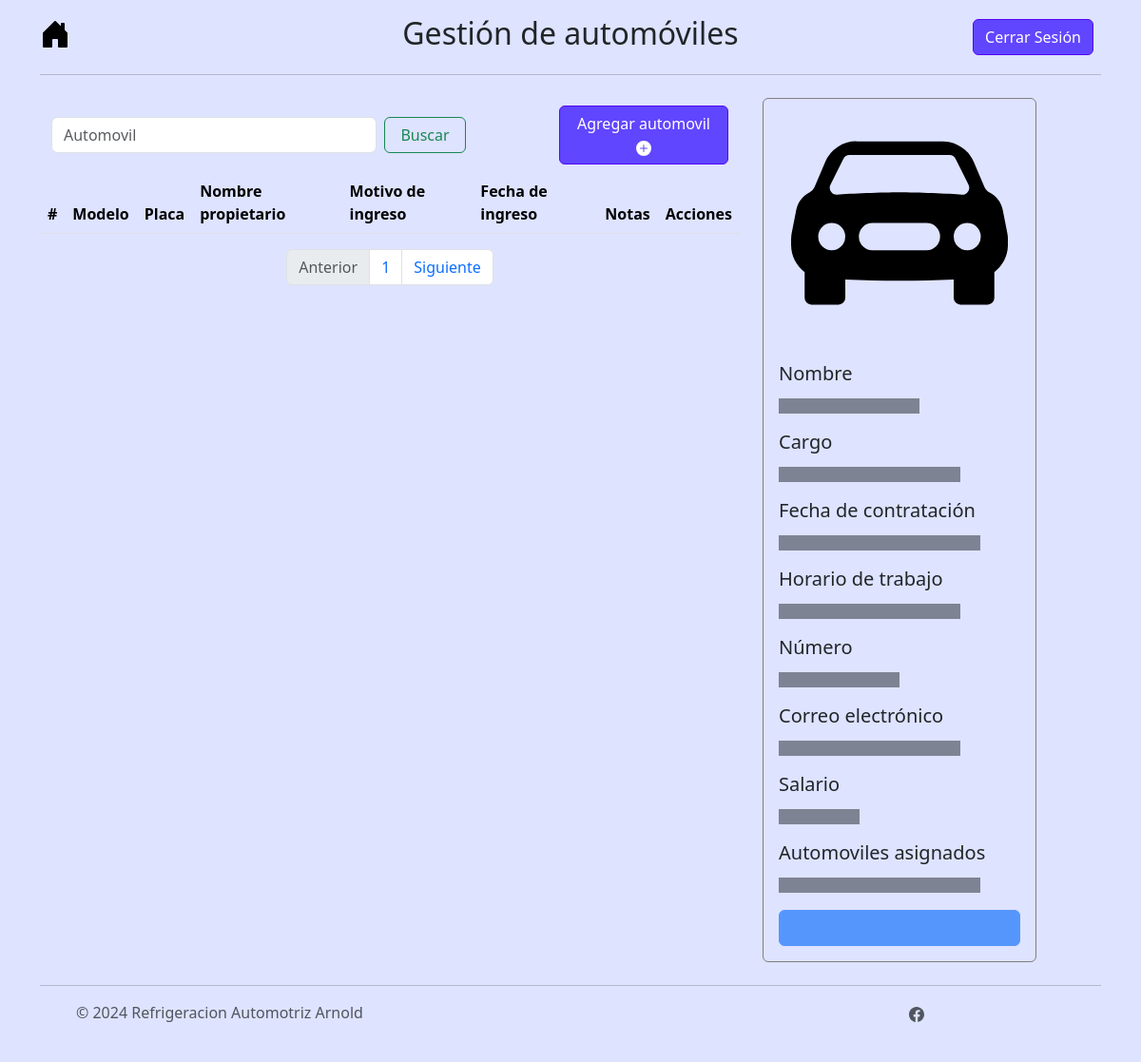
The page /menu/automoviles/page/2 (signed in) on the database as committed earlier.
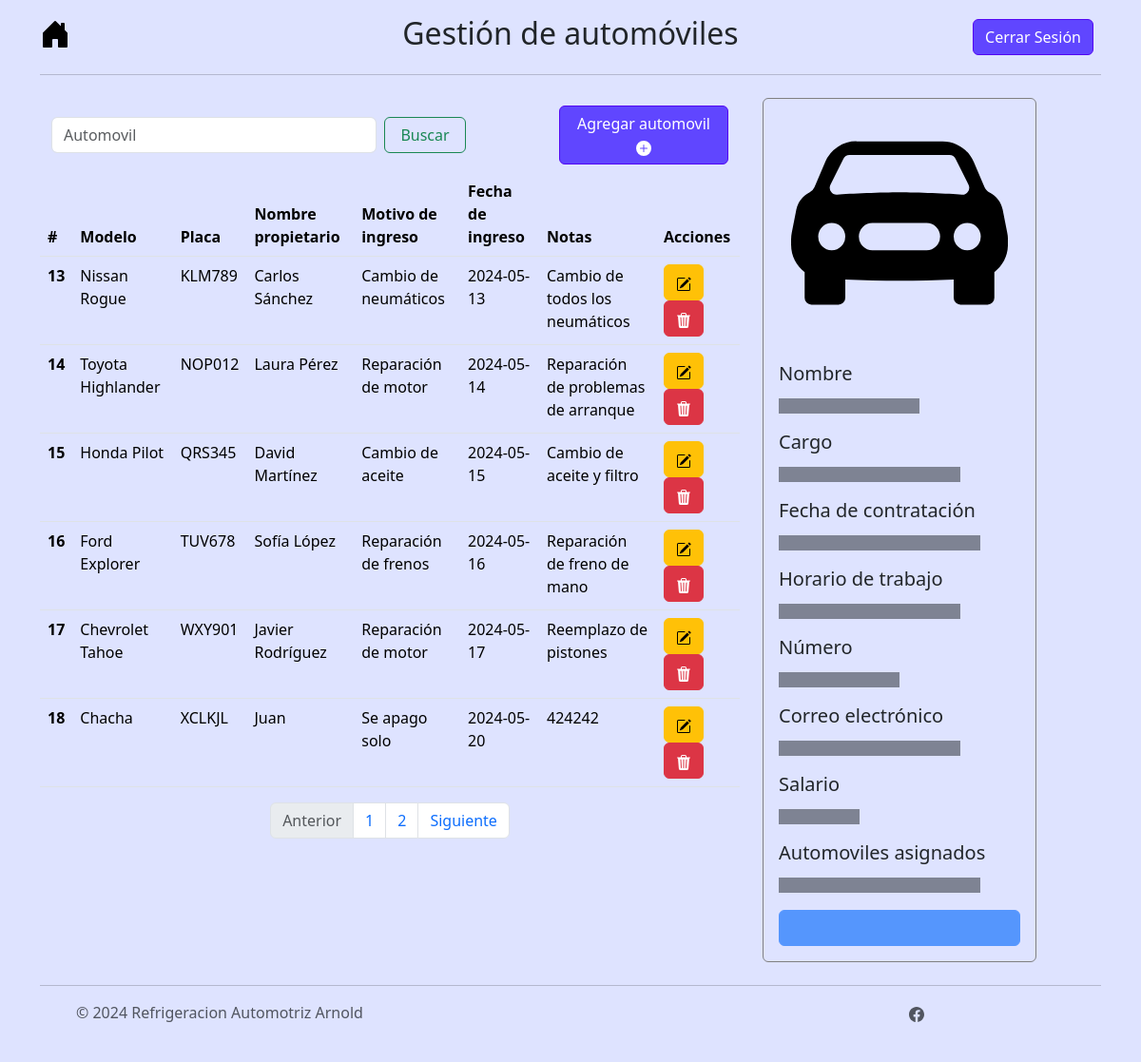
The same page on the database as committed later.
### tables this page shows
CREATE TABLE automoviles (id_automovil INTEGER PRIMARY KEY AUTOINCREMENT NOT NULL, marca TEXT NOT NULL, modelo TEXT NOT NULL, placa TEXT UNIQUE NOT NULL, motivo_ingreso TEXT (150) NOT NULL, fecha_ingreso DATE NOT NULL, notas TEXT (255), estado TEXT NOT NULL DEFAULT "En espera", alta INTEGER DEFAULT (0) NOT NULL, nombre_propietario TEXT NOT NULL, telefono_propietario TEXT NOT NULL, correo_propietario TEXT NOT NULL, activo INTEGER NOT NULL DEFAULT (1), fecha_egreso TEXT, costo_total INTEGER, piezas_usadas TEXT, costo_mano_obra INTEGER);

### controller/automovil_controller.py (the view)
@app.route("/menu/automoviles")
@app.route("/menu/automoviles/page")
@app.route("/menu/automoviles/page/<int:page>")
@login_required
def menu_automoviles(page=1):
    rows = select_automovil_db(page)
    return render_template('menu_automoviles.html', data=rows)

### controller/login_controller.py (called while the page is built)
@login_manager.user_loader
def load_user(user_id):
    return db.get_or_404(Users, user_id)

### model/automovil_model.py (called while the page is built)
def select_automovil_db(page):
    limit=10
    start = limit * (page - 1)
    activo = 1
    try:
        conn = sqlite3.connect("instance/arnold_autorefrigeraciones.db")
        c = conn.cursor()
        c.execute("SELECT * FROM automoviles WHERE activo = ? LIMIT ?, ?", (activo, start, limit))
        myresult = c.fetchall()
        insertObject = []
        columnNames = [column[0] for column in c.description]
        for record in myresult:
            insertObject.append(dict(zip(columnNames, record)))
        count = contar_automoviles_activos_db()
        total_pages = ceil(int(count) / int(limit))
        conn.close()
        return [insertObject, total_pages]
    except sqlite3.Error as e:
        print("Error:", e)
        return None

### templates/menu_automoviles.html (shortened to what the changed rows need)
{% extends 'base.html' %}
{% block styling %}
  {{ super() }}
  <link href="https://cdn.jsdelivr.net/npm/bootstrap-datepicker@1.9.0/dist/css/bootstrap-datepicker.min.css" rel="stylesheet">
  <link rel="stylesheet" href="/static/css/styles.css">
{% endblock %}
{% block nombre_menu %}Gestión de automóviles{% endblock %}
{% block content %}
<div class="container parent">
  <div class="row">
    <div class="col-lg-8 child">
    <div class="table-responsive bg-custom">
      <table class="table table-hover" id="tabla_automoviles">
        <thead class="thead-dark">
          <tr>
            <th scope="col">#</th>
            <th scope="col">Modelo</th>
            <th scope="col">Placa</th>
            <th scope="col">Nombre propietario</th>
            <th scope="col">Motivo de ingreso</th>
            <th scope="col">Fecha de ingreso</th>
            <th scope="col">Notas</th>
            <th scope="col">Acciones</th>
          </tr>
        </thead>
        <tbody>
          {% for automovil in data[0] %}
            <tr>
              <th>{{ automovil.id_automovil }}</th>
              <td>{{ automovil.modelo }}</td>
              <td>{{ automovil.placa}}</td>
              <td>{{ automovil.nombre_propietario }}</td>
              <td>{{ automovil.motivo_ingreso }}</td>
              <td>{{ automovil.fecha_ingreso }}</td>
              <td>{{ automovil.notas }}</td>
              <td>
                <button type="button" class="btn btn-warning" data-bs-toggle="modal" data-bs-target="#modal_update{{automovil.id_automovil}}">
                </button>
                <button type="button" class="btn btn-danger" data-bs-toggle="modal" data-bs-target="#modal_delete{{automovil.id_automovil}}">
                </button>
              </td>
            </tr>
          {% endfor %}
          </tbody>
        </table>
      </div>
      <nav aria-label="Page navigation example">
        <ul class="pagination justify-content-center">
          {% for i in range(data[1]) %}
            <li class="page-item"><a class="page-link" href="{{url_for('menu_automoviles', page=i+1)}}">{{i+1}}</a></li>
          {% endfor %}
        </ul>
      </nav>
    </div>
  </div>
</div>
{% endblock %}

Rows that differ between the two databases and show on the page:
now on this page (row edited): automoviles: id_automovil "13", modelo "Nissan Rogue", placa "KLM789", nombre_propietario "Carlos Sánchez", motivo_ingreso "Cambio de neumáticos", fecha_ingreso "2024-05-13", notas "Cambio de todos los neumáticos"
now on this page (row edited): automoviles: id_automovil "14", modelo "Toyota Highlander", placa "NOP012", nombre_propietario "Laura Pérez", motivo_ingreso "Reparación de motor", fecha_ingreso "2024-05-14", notas "Reparación de problemas de arranque"
now on this page (row edited): automoviles: id_automovil "15", modelo "Honda Pilot", placa "QRS345", nombre_propietario "David Martínez", motivo_ingreso "Cambio de aceite", fecha_ingreso "2024-05-15", notas "Cambio de aceite y filtro"
now on this page (row edited): automoviles: id_automovil "16", modelo "Ford Explorer", placa "TUV678", nombre_propietario "Sofía López", motivo_ingreso "Reparación de frenos", fecha_ingreso "2024-05-16", notas "Reparación de freno de mano"
now on this page (row edited): automoviles: id_automovil "17", modelo "Chevrolet Tahoe", placa "WXY901", nombre_propietario "Javier Rodríguez", motivo_ingreso "Reparación de motor", fecha_ingreso "2024-05-17", notas "Reemplazo de pistones"
now on this page (row edited): automoviles: id_automovil "18", modelo "Chacha", placa "XCLKJL", nombre_propietario "Juan", motivo_ingreso "Se apago solo", fecha_ingreso "2024-05-20", notas "424242"
Other text that changed with them:
new list line: "2"
